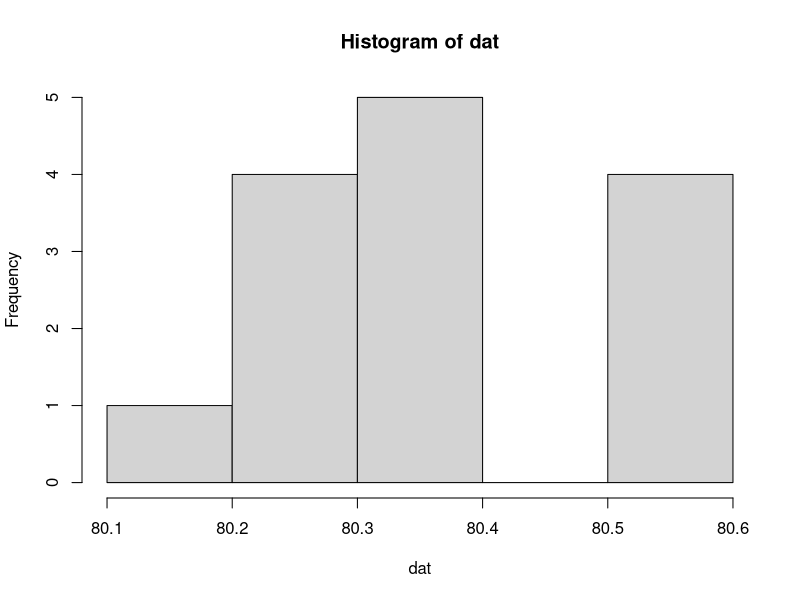

Write R code to recreate this figure.

# Exercise 7.5-4  --------------------------------------------------------
# ordered stats

# read the data
dat <- scan('Data415/E7_5-04.txt')
hist(dat)

weight_in_order = sort(dat)
weight_in_order

# [1] 80.16 80.27 80.27 80.28 80.28 80.32 80.32 80.35 80.38
# [10] 80.40 80.51 80.53 80.56 80.59

median(weight_in_order) # 80.335
